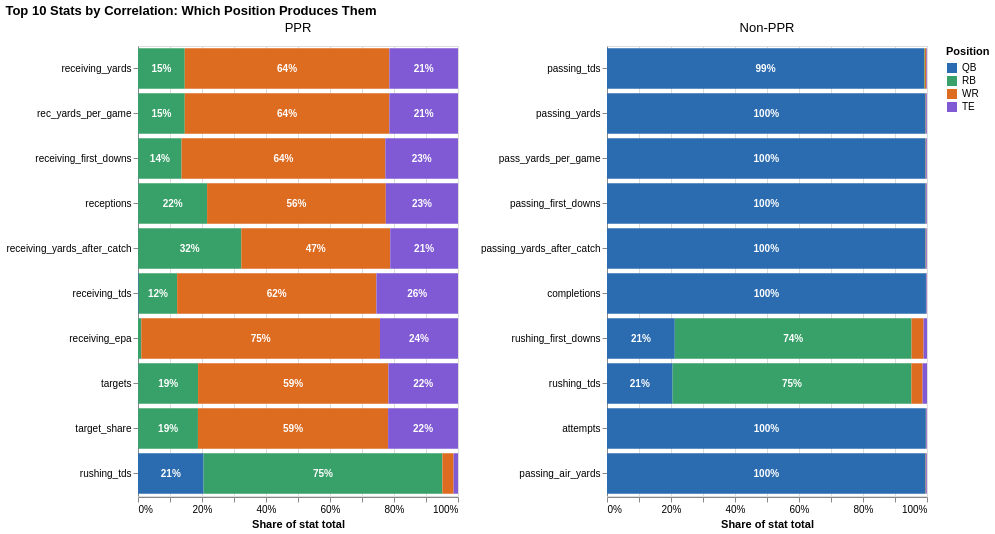

The notebook cell saved with this chart:
### Markdown cell above
### Which posistions do these statics belong to?

Scoring format clearly changes which positions matter most. 

Football fans may already know which positions produce these stats, but several positions often contribute to the same category, so the chart below shows how each stat's total is split by position.

### Code cell
TARGET = 'avg_fantasy_points'
EXCLUDE = ['fantasy_points']
POSITIONS = ['QB', 'RB', 'WR', 'TE']
COLORS = ['#2b6cb0', '#38a169', '#dd6b20', '#805ad5']

rows = []
for fmt, df in [('PPR', all_ppr), ('Non-PPR', all_nonppr)]:
    num_cols = df.select_dtypes(include='number').columns.drop([TARGET, *EXCLUDE], errors='ignore')

    # top 10 stats by |r| with the target for this format
    corr = df[num_cols].corrwith(df[TARGET])
    top10 = corr.abs().nlargest(10).index

    # each position's share of each stat's total
    totals = df.groupby('position')[list(top10)].sum().clip(lower=0).reindex(POSITIONS).fillna(0)
    shares = totals / totals.sum()

    for stat in top10:
        start = 0
        for i, pos in enumerate(POSITIONS):
            share = shares.loc[pos, stat]
            rows.append({'format': fmt, 'stat': stat, 'position': pos, 'pos_order': i,
                         'share': share, 'start': start, 'end': start + share,
                         'mid': start + share / 2, 'correlation': corr[stat]})
            start += share

stat_ownership = pd.DataFrame(rows)

y_sort = alt.EncodingSortField('correlation', op='max', order='descending')

bars = alt.Chart().mark_bar().encode(
    x=alt.X('start:Q', axis=alt.Axis(format='%'), title='Share of stat total', scale=alt.Scale(domain=[0, 1])),
    x2='end:Q',
    y=alt.Y('stat:N', title=None, sort=y_sort),
    color=alt.Color('position:N', scale=alt.Scale(domain=POSITIONS, range=COLORS), title='Position'),
    tooltip=['format', 'stat', 'position', alt.Tooltip('share:Q', format='.0%'),
             alt.Tooltip('correlation:Q', format='.2f', title='r with target')],
)

labels = alt.Chart().mark_text(color='white', fontSize=10, fontWeight='bold').encode(
    x='mid:Q',
    y=alt.Y('stat:N', sort=y_sort),
    text=alt.Text('share:Q', format='.0%'),
).transform_filter(
    'datum.share >= 0.06'            # skip labels on slivers too narrow to fit text
)

alt.layer(bars, labels, data=stat_ownership).properties(
    width=320, height=450
).facet(
    column=alt.Column('format:N', title=None, sort=['PPR', 'Non-PPR'], header=alt.Header(labelFontSize=13)),
).resolve_scale(
    y='independent'
).properties(
    title='Top 10 Stats by Correlation: Which Position Produces Them'
)

### Figure 1 — Vega-Lite specification as saved in the notebook (floating-point values rounded to 4 significant figures)
{"config": {"view": {"continuousWidth": 300, "continuousHeight": 300}}, "data": {"name": "data-2a57852734aba2374a0ba70e09195d12"}, "facet": {"column": {"field": "format", "header": {"labelFontSize": 13}, "sort": ["PPR", "Non-PPR"], "title": null, "type": "nominal"}}, "spec": {"layer": [{"mark": {"type": "bar"}, "encoding": {"color": {"field": "position", "scale": {"domain": ["QB", "RB", "WR", "TE"], "range": ["#2b6cb0", "#38a169", "#dd6b20", "#805ad5"]}, "title": "Position", "type": "nominal"}, "tooltip": [{"field": "format", "type": "nominal"}, {"field": "stat", "type": "nominal"}, {"field": "position", "type": "nominal"}, {"field": "share", "format": ".0%", "type": "quantitative"}, {"field": "correlation", "format": ".2f", "title": "r with target", "type": "quantitative"}], "x": {"axis": {"format": "%"}, "field": "start", "scale": {"domain": [0, 1]}, "title": "Share of stat total", "type": "quantitative"}, "x2": {"field": "end"}, "y": {"field": "stat", "sort": {"field": "correlation", "op": "max", "order": "descending"}, "title": null, "type": "nominal"}}}, {"mark": {"type": "text", "color": "white", "fontSize": 10, "fontWeight": "bold"}, "encoding": {"text": {"field": "share", "format": ".0%", "type": "quantitative"}, "x": {"field": "mid", "type": "quantitative"}, "y": {"field": "stat", "sort": {"field": "correlation", "op": "max", "order": "descending"}, "type": "nominal"}}, "transform": [{"filter": "datum.share >= 0.06"}]}], "height": 450, "width": 320}, "resolve": {"scale": {"y": "independent"}}, "title": "Top 10 Stats by Correlation: Which Position Produces Them", "$schema": "https://vega.github.io/schema/vega-lite/v6.4.1.json", "datasets": {"data-2a57852734aba2374a0ba70e09195d12": [{"format": "PPR", "stat": "receiving_yards", "position": "QB", "pos_order": 0, "share": 0.0002011, "start": 0.0, "end": 0.0002011, "mid": 0.0001006, "correlation": 0.5639}, {"format": "PPR", "stat": "receiving_yards", "position": "RB", "pos_order": 1, "share": 0.146, "start": 0.0002011, "end": 0.1462, "mid": 0.07318, "correlation": 0.5639}, {"format": "PPR", "stat": "receiving_yards", "position": "WR", "pos_order": 2, "share": 0.6394, "start": 0.1462, "end": 0.7855, "mid": 0.4658, "correlation": 0.5639}, {"format": "PPR", "stat": "receiving_yards", "position": "TE", "pos_order": 3, "share": 0.2145, "start": 0.7855, "end": 1.0, "mid": 0.8928, "correlation": 0.5639}, {"format": "PPR", "stat": "rec_yards_per_game", "position": "QB", "pos_order": 0, "share": 0.0002011, "start": 0.0, "end": 0.0002011, "mid": 0.0001006, "correlation": 0.5639}, {"format": "PPR", "stat": "rec_yards_per_game", "position": "RB", "pos_order": 1, "share": 0.146, "start": 0.0002011, "end": 0.1462, "mid": 0.07318, "correlation": 0.5639}, {"format": "PPR", "stat": "rec_yards_per_game", "position": "WR", "pos_order": 2, "share": 0.6394, "start": 0.1462, "end": 0.7855, "mid": 0.4658, "correlation": 0.5639}, {"format": "PPR", "stat": "rec_yards_per_game", "position": "TE", "pos_order": 3, "share": 0.2145, "start": 0.7855, "end": 1.0, "mid": 0.8928, "correlation": 0.5639}, {"format": "PPR", "stat": "receiving_first_downs", "position": "QB", "pos_order": 0, "share": 0.0004741, "start": 0.0, "end": 0.0004741, "mid": 0.000237, "correlation": 0.5356}, {"format": "PPR", "stat": "receiving_first_downs", "position": "RB", "pos_order": 1, "share": 0.1357, "start": 0.0004741, "end": 0.1362, "mid": 0.06835, "correlation": 0.5356}, {"format": "PPR", "stat": "receiving_first_downs", "position": "WR", "pos_order": 2, "share": 0.6367, "start": 0.1362, "end": 0.7729, "mid": 0.4546, "correlation": 0.5356}, {"format": "PPR", "stat": "receiving_first_downs", "position": "TE", "pos_order": 3, "share": 0.2271, "start": 0.7729, "end": 1.0, "mid": 0.8864, "correlation": 0.5356}, {"format": "PPR", "stat": "receptions", "position": "QB", "pos_order": 0, "share": 0.0006996, "start": 0.0, "end": 0.0006996, "mid": 0.0003498, "correlation": 0.5335}, {"format": "PPR", "stat": "receptions", "position": "RB", "pos_order": 1, "share": 0.2152, "start": 0.0006996, "end": 0.2159, "mid": 0.1083, "correlation": 0.5335}, {"format": "PPR", "stat": "receptions", "position": "WR", "pos_order": 2, "share": 0.5586, "start": 0.2159, "end": 0.7745, "mid": 0.4952, "correlation": 0.5335}, {"format": "PPR", "stat": "receptions", "position": "TE", "pos_order": 3, "share": 0.2255, "start": 0.7745, "end": 1.0, "mid": 0.8872, "correlation": 0.5335}, {"format": "PPR", "stat": "receiving_yards_after_catch", "position": "QB", "pos_order": 0, "share": 0.0006631, "start": 0.0, "end": 0.0006631, "mid": 0.0003316, "correlation": 0.5007}, {"format": "PPR", "stat": "receiving_yards_after_catch", "position": "RB", "pos_order": 1, "share": 0.3221, "start": 0.0006631, "end": 0.3228, "mid": 0.1617, "correlation": 0.5007}, {"format": "PPR", "stat": "receiving_yards_after_catch", "position": "WR", "pos_order": 2, "share": 0.4654, "start": 0.3228, "end": 0.7882, "mid": 0.5555, "correlation": 0.5007}, {"format": "PPR", "stat": "receiving_yards_after_catch", "position": "TE", "pos_order": 3, "share": 0.2118, "start": 0.7882, "end": 1.0, "mid": 0.8941, "correlation": 0.5007}, {"format": "PPR", "stat": "receiving_tds", "position": "QB", "pos_order": 0, "share": 0.002036, "start": 0.0, "end": 0.002036, "mid": 0.001018, "correlation": 0.4954}, {"format": "PPR", "stat": "receiving_tds", "position": "RB", "pos_order": 1, "share": 0.1203, "start": 0.002036, "end": 0.1223, "mid": 0.06216, "correlation": 0.4954}, {"format": "PPR", "stat": "receiving_tds", "position": "WR", "pos_order": 2, "share": 0.6227, "start": 0.1223, "end": 0.7449, "mid": 0.4336, "correlation": 0.4954}, {"format": "PPR", "stat": "receiving_tds", "position": "TE", "pos_order": 3, "share": 0.2551, "start": 0.7449, "end": 1.0, "mid": 0.8725, "correlation": 0.4954}, {"format": "PPR", "stat": "receiving_epa", "position": "QB", "pos_order": 0, "share": 0.0, "start": 0.0, "end": 0.0, "mid": 0.0, "correlation": 0.4593}, {"format": "PPR", "stat": "receiving_epa", "position": "RB", "pos_order": 1, "share": 0.01034, "start": 0.0, "end": 0.01034, "mid": 0.005171, "correlation": 0.4593}, {"format": "PPR", "stat": "receiving_epa", "position": "WR", "pos_order": 2, "share": 0.7458, "start": 0.01034, "end": 0.7562, "mid": 0.3833, "correlation": 0.4593}, {"format": "PPR", "stat": "receiving_epa", "position": "TE", "pos_order": 3, "share": 0.2438, "start": 0.7562, "end": 1.0, "mid": 0.8781, "correlation": 0.4593}, {"format": "PPR", "stat": "targets", "position": "QB", "pos_order": 0, "share": 0.0006338, "start": 0.0, "end": 0.0006338, "mid": 0.0003169, "correlation": 0.446}, {"format": "PPR", "stat": "targets", "position": "RB", "pos_order": 1, "share": 0.1871, "start": 0.0006338, "end": 0.1877, "mid": 0.09419, "correlation": 0.446}, {"format": "PPR", "stat": "targets", "position": "WR", "pos_order": 2, "share": 0.5948, "start": 0.1877, "end": 0.7825, "mid": 0.4851, "correlation": 0.446}, {"format": "PPR", "stat": "targets", "position": "TE", "pos_order": 3, "share": 0.2175, "start": 0.7825, "end": 1.0, "mid": 0.8913, "correlation": 0.446}, {"format": "PPR", "stat": "target_share", "position": "QB", "pos_order": 0, "share": 0.0006555, "start": 0.0, "end": 0.0006555, "mid": 0.0003278, "correlation": 0.4156}, {"format": "PPR", "stat": "target_share", "position": "RB", "pos_order": 1, "share": 0.1867, "start": 0.0006555, "end": 0.1874, "mid": 0.09401, "correlation": 0.4156}, {"format": "PPR", "stat": "target_share", "position": "WR", "pos_order": 2, "share": 0.5942, "start": 0.1874, "end": 0.7816, "mid": 0.4845, "correlation": 0.4156}, {"format": "PPR", "stat": "target_share", "position": "TE", "pos_order": 3, "share": 0.2184, "start": 0.7816, "end": 1.0, "mid": 0.8908, "correlation": 0.4156}, {"format": "PPR", "stat": "rushing_tds", "position": "QB", "pos_order": 0, "share": 0.205, "start": 0.0, "end": 0.205, "mid": 0.1025, "correlation": 0.411}, {"format": "PPR", "stat": "rushing_tds", "position": "RB", "pos_order": 1, "share": 0.7462, "start": 0.205, "end": 0.9512, "mid": 0.5781, "correlation": 0.411}, {"format": "PPR", "stat": "rushing_tds", "position": "WR", "pos_order": 2, "share": 0.03513, "start": 0.9512, "end": 0.9863, "mid": 0.9687, "correlation": 0.411}, {"format": "PPR", "stat": "rushing_tds", "position": "TE", "pos_order": 3, "share": 0.01372, "start": 0.9863, "end": 1.0, "mid": 0.9931, "correlation": 0.411}, {"format": "Non-PPR", "stat": "passing_tds", "position": "QB", "pos_order": 0, "share": 0.9908, "start": 0.0, "end": 0.9908, "mid": 0.4954, "correlation": 0.5434}, {"format": "Non-PPR", "stat": "passing_tds", "position": "RB", "pos_order": 1, "share": 0.002156, "start": 0.9908, "end": 0.993, "mid": 0.9919, "correlation": 0.5434}, {"format": "Non-PPR", "stat": "passing_tds", "position": "WR", "pos_order": 2, "share": 0.005175, "start": 0.993, "end": 0.9981, "mid": 0.9955, "correlation": 0.5434}, {"format": "Non-PPR", "stat": "passing_tds", "position": "TE", "pos_order": 3, "share": 0.001869, "start": 0.9981, "end": 1.0, "mid": 0.9991, "correlation": 0.5434}, {"format": "Non-PPR", "stat": "passing_yards", "position": "QB", "pos_order": 0, "share": 0.9956, "start": 0.0, "end": 0.9956, "mid": 0.4978, "correlation": 0.5219}, {"format": "Non-PPR", "stat": "passing_yards", "position": "RB", "pos_order": 1, "share": 0.0002856, "start": 0.9956, "end": 0.9959, "mid": 0.9957, "correlation": 0.5219}, {"format": "Non-PPR", "stat": "passing_yards", "position": "WR", "pos_order": 2, "share": 0.001849, "start": 0.9959, "end": 0.9977, "mid": 0.9968, "correlation": 0.5219}, {"format": "Non-PPR", "stat": "passing_yards", "position": "TE", "pos_order": 3, "share": 0.002296, "start": 0.9977, "end": 1.0, "mid": 0.9989, "correlation": 0.5219}, {"format": "Non-PPR", "stat": "pass_yards_per_game", "position": "QB", "pos_order": 0, "share": 0.9956, "start": 0.0, "end": 0.9956, "mid": 0.4978, "correlation": 0.5219}, {"format": "Non-PPR", "stat": "pass_yards_per_game", "position": "RB", "pos_order": 1, "share": 0.0002856, "start": 0.9956, "end": 0.9959, "mid": 0.9957, "correlation": 0.5219}, {"format": "Non-PPR", "stat": "pass_yards_per_game", "position": "WR", "pos_order": 2, "share": 0.001849, "start": 0.9959, "end": 0.9977, "mid": 0.9968, "correlation": 0.5219}, {"format": "Non-PPR", "stat": "pass_yards_per_game", "position": "TE", "pos_order": 3, "share": 0.002296, "start": 0.9977, "end": 1.0, "mid": 0.9989, "correlation": 0.5219}, {"format": "Non-PPR", "stat": "passing_first_downs", "position": "QB", "pos_order": 0, "share": 0.9958, "start": 0.0, "end": 0.9958, "mid": 0.4979, "correlation": 0.5177}, {"format": "Non-PPR", "stat": "passing_first_downs", "position": "RB", "pos_order": 1, "share": 0.0004147, "start": 0.9958, "end": 0.9962, "mid": 0.996, "correlation": 0.5177}, {"format": "Non-PPR", "stat": "passing_first_downs", "position": "WR", "pos_order": 2, "share": 0.001583, "start": 0.9962, "end": 0.9978, "mid": 0.997, "correlation": 0.5177}, {"format": "Non-PPR", "stat": "passing_first_downs", "position": "TE", "pos_order": 3, "share": 0.002205, "start": 0.9978, "end": 1.0, "mid": 0.9989, "correlation": 0.5177}, {"format": "Non-PPR", "stat": "passing_yards_after_catch", "position": "QB", "pos_order": 0, "share": 0.9955, "start": 0.0, "end": 0.9955, "mid": 0.4978, "correlation": 0.4976}, {"format": "Non-PPR", "stat": "passing_yards_after_catch", "position": "RB", "pos_order": 1, "share": 0.0004161, "start": 0.9955, "end": 0.996, "mid": 0.9957, "correlation": 0.4976}, {"format": "Non-PPR", "stat": "passing_yards_after_catch", "position": "WR", "pos_order": 2, "share": 0.001974, "start": 0.996, "end": 0.9979, "mid": 0.9969, "correlation": 0.4976}, {"format": "Non-PPR", "stat": "passing_yards_after_catch", "position": "TE", "pos_order": 3, "share": 0.002069, "start": 0.9979, "end": 1.0, "mid": 0.999, "correlation": 0.4976}, {"format": "Non-PPR", "stat": "completions", "position": "QB", "pos_order": 0, "share": 0.9967, "start": 0.0, "end": 0.9967, "mid": 0.4984, "correlation": 0.4948}, {"format": "Non-PPR", "stat": "completions", "position": "RB", "pos_order": 1, "share": 0.0002919, "start": 0.9967, "end": 0.997, "mid": 0.9969, "correlation": 0.4948}, {"format": "Non-PPR", "stat": "completions", "position": "WR", "pos_order": 2, "share": 0.0009864, "start": 0.997, "end": 0.998, "mid": 0.9975, "correlation": 0.4948}, {"format": "Non-PPR", "stat": "completions", "position": "TE", "pos_order": 3, "share": 0.002013, "start": 0.998, "end": 1.0, "mid": 0.999, "correlation": 0.4948}, {"format": "Non-PPR", "stat": "rushing_first_downs", "position": "QB", "pos_order": 0, "share": 0.2118, "start": 0.0, "end": 0.2118, "mid": 0.1059, "correlation": 0.4906}, {"format": "Non-PPR", "stat": "rushing_first_downs", "position": "RB", "pos_order": 1, "share": 0.7399, "start": 0.2118, "end": 0.9517, "mid": 0.5818, "correlation": 0.4906}, {"format": "Non-PPR", "stat": "rushing_first_downs", "position": "WR", "pos_order": 2, "share": 0.03756, "start": 0.9517, "end": 0.9893, "mid": 0.9705, "correlation": 0.4906}, {"format": "Non-PPR", "stat": "rushing_first_downs", "position": "TE", "pos_order": 3, "share": 0.0107, "start": 0.9893, "end": 1.0, "mid": 0.9947, "correlation": 0.4906}, {"format": "Non-PPR", "stat": "rushing_tds", "position": "QB", "pos_order": 0, "share": 0.205, "start": 0.0, "end": 0.205, "mid": 0.1025, "correlation": 0.4814}, {"format": "Non-PPR", "stat": "rushing_tds", "position": "RB", "pos_order": 1, "share": 0.7462, "start": 0.205, "end": 0.9512, "mid": 0.5781, "correlation": 0.4814}, {"format": "Non-PPR", "stat": "rushing_tds", "position": "WR", "pos_order": 2, "share": 0.03513, "start": 0.9512, "end": 0.9863, "mid": 0.9687, "correlation": 0.4814}, {"format": "Non-PPR", "stat": "rushing_tds", "position": "TE", "pos_order": 3, "share": 0.01372, "start": 0.9863, "end": 1.0, "mid": 0.9931, "correlation": 0.4814}, {"format": "Non-PPR", "stat": "attempts", "position": "QB", "pos_order": 0, "share": 0.9964, "start": 0.0, "end": 0.9964, "mid": 0.4982, "correlation": 0.4783}, {"format": "Non-PPR", "stat": "attempts", "position": "RB", "pos_order": 1, "share": 0.0003247, "start": 0.9964, "end": 0.9967, "mid": 0.9966, "correlation": 0.4783}, {"format": "Non-PPR", "stat": "attempts", "position": "WR", "pos_order": 2, "share": 0.001201, "start": 0.9967, "end": 0.9979, "mid": 0.9973, "correlation": 0.4783}, {"format": "Non-PPR", "stat": "attempts", "position": "TE", "pos_order": 3, "share": 0.002084, "start": 0.9979, "end": 1.0, "mid": 0.999, "correlation": 0.4783}, {"format": "Non-PPR", "stat": "passing_air_yards", "position": "QB", "pos_order": 0, "share": 0.9956, "start": 0.0, "end": 0.9956, "mid": 0.4978, "correlation": 0.4752}, {"format": "Non-PPR", "stat": "passing_air_yards", "position": "RB", "pos_order": 1, "share": 0.0002541, "start": 0.9956, "end": 0.9958, "mid": 0.9957, "correlation": 0.4752}, {"format": "Non-PPR", "stat": "passing_air_yards", "position": "WR", "pos_order": 2, "share": 0.00195, "start": 0.9958, "end": 0.9978, "mid": 0.9968, "correlation": 0.4752}, {"format": "Non-PPR", "stat": "passing_air_yards", "position": "TE", "pos_order": 3, "share": 0.002212, "start": 0.9978, "end": 1.0, "mid": 0.9989, "correlation": 0.4752}]}}
